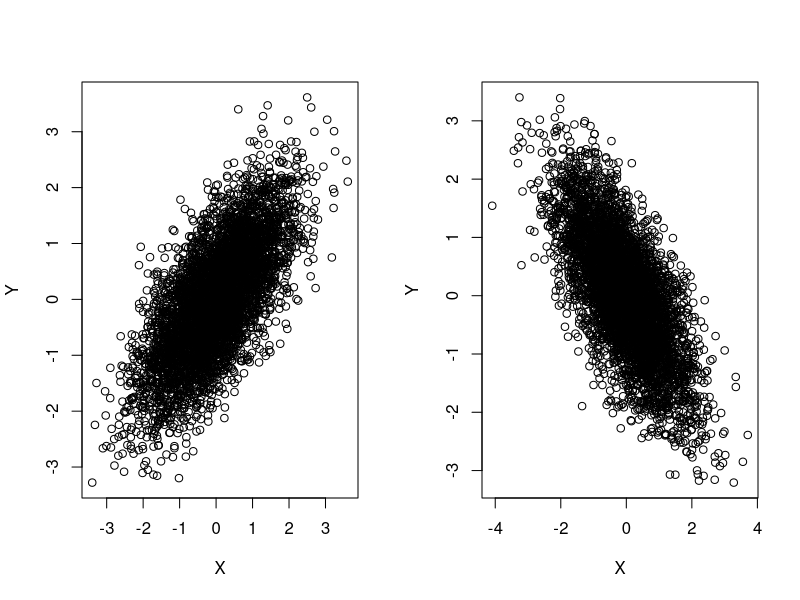
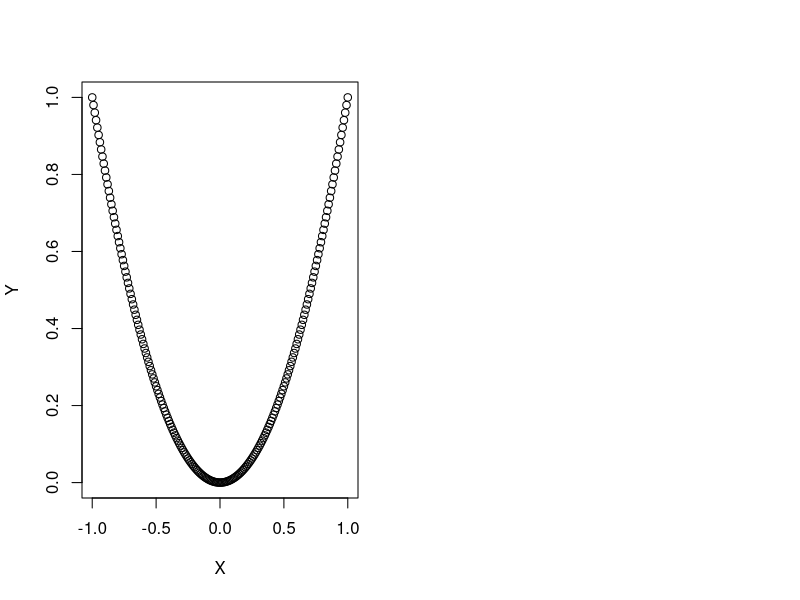
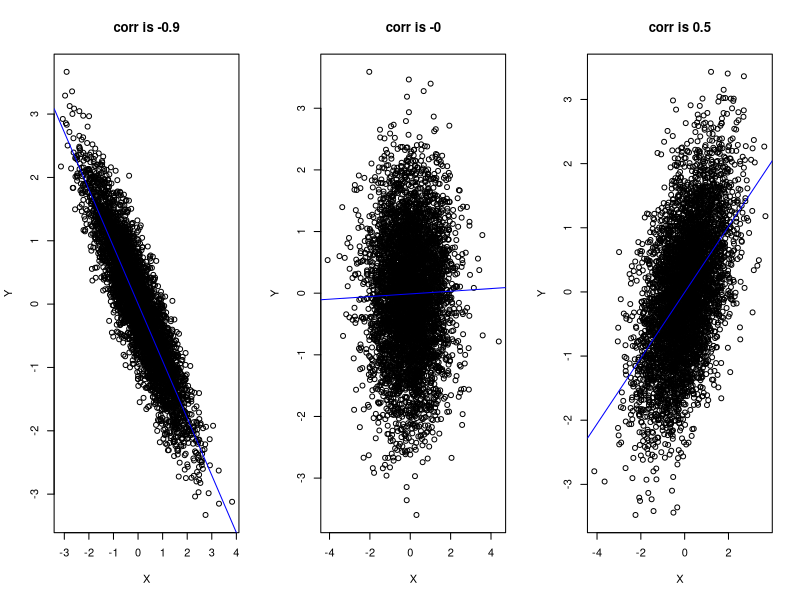
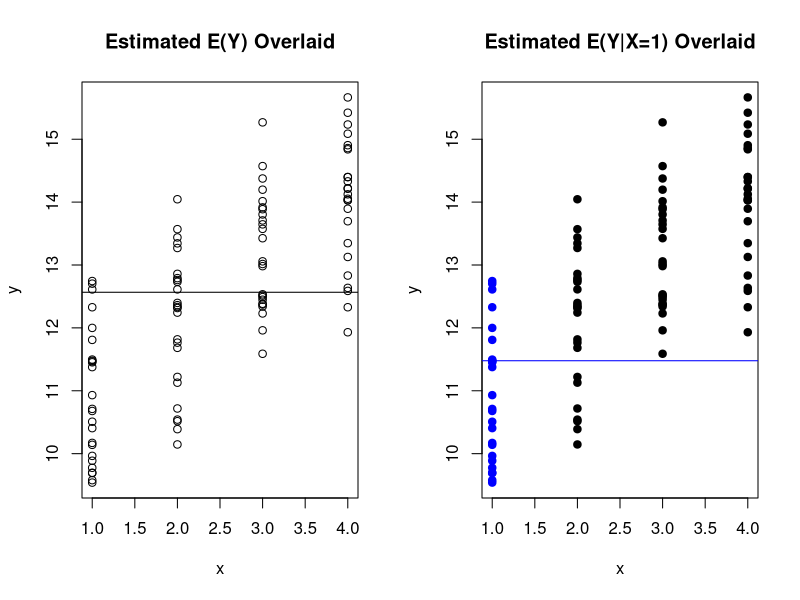

R code for these plots, in order:
## ---- chunk 1
rm(list = ls())
## ---- chunk 2
library(mvtnorm)

n<-5000

mu_vector<-c(0,0)

sig12<-0.7

cov_mat<-matrix(c(1,sig12,sig12,1), nrow=2, ncol=2)

data<-rmvnorm(n, mu_vector, cov_mat)
  
x1<-data[,1]
x2<-data[,2]

cov_mat2<-matrix(c(1,-sig12,-sig12,1), nrow=2, ncol=2)

data2<-rmvnorm(n, mu_vector, cov_mat2)
  
x3<-data2[,1]
x4<-data2[,2]

par(mfrow=c(1,2))
plot(x1,x2, xlab="X", ylab="Y")
plot(x3,x4, xlab="X", ylab="Y")

## ---- chunk 3
x<-seq(-1,1, by=0.01)
y<-x^2

##note from plot that X & Y do not have a linear relationship
plot(x,y, xlab="X", ylab="Y")

cov(x,y) ##covariance is virtually 0
## ---- chunk 4
library(mvtnorm)

n<-5000

mu_vector<-c(0,0)

rho1<- -0.9

cov_mat<-matrix(c(1,rho1,rho1,1), nrow=2, ncol=2)

data<-rmvnorm(n, mu_vector, cov_mat)
  
x1<-data[,1]
x2<-data[,2]

rho2<- 0

cov_mat2<-matrix(c(1,rho2,rho2,1), nrow=2, ncol=2)

data2<-rmvnorm(n, mu_vector, cov_mat2)
  
x3<-data2[,1]
x4<-data2[,2]

rho3<- 0.5

cov_mat3<-matrix(c(1,rho3,rho3,1), nrow=2, ncol=2)

data3<-rmvnorm(n, mu_vector, cov_mat3)
  
x5<-data3[,1]
x6<-data3[,2]

par(mfrow=c(1,3))
plot(x1,x2, xlab="X", ylab="Y", main="corr is -0.9")
abline(lm(x2~x1), col="blue")
plot(x3,x4, xlab="X", ylab="Y", main="corr is -0")
abline(lm(x4~x3), col="blue")
plot(x5,x6, xlab="X", ylab="Y", main="corr is 0.5")
abline(lm(x6~x5), col="blue")

## ---- chunk 5
set.seed(40)
n<-100 ##100 data points

##generate X
x<-c(rep(1,n/4), rep(2,n/4), rep(3,n/4), rep(4,n/4)) 

##simulate Y
y<- 10 + x + rnorm(n)

par(mfrow=c(1,2))
plot(x,y, main="Estimated E(Y) Overlaid")
abline(h=mean(y)) ##add line to represent est E(Y)

plot(x,y, col = ifelse(x == 1,'blue', 'black'), pch = 19, main="Estimated E(Y|X=1) Overlaid" )
abline(h=mean(y[x=1]), col="blue") ##add line to represent est E(Y|X=1)
## ---- chunk 6
dmultinom(c(2,3,1,4), prob=c(0.28,0.29,0.1,0.33)) ##specify X1, X2, X3, X4, then p1,p2,p3, p4
